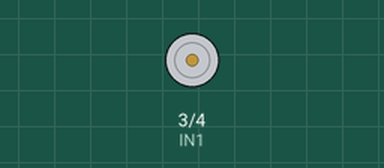
A sketch run on a simulated Arduino Uno, built with avr-gcc and run on an emulated ATmega328P. Parts: motor-driver pin pairs drawn as motors (green arrow = first pin HIGH = forward, orange = second pin HIGH = backward, longer = more drive, scaled by the enable pin).

Above: at 0.02 s.
At 3.72 s:
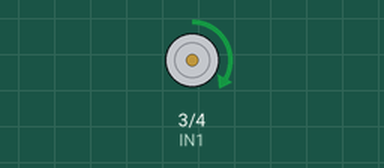
At 7.47 s:
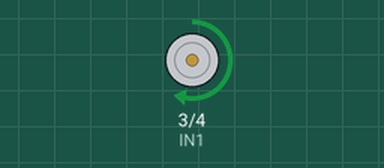
At 14.97 s:
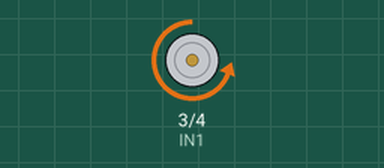
Timing chart, 0 to 33.3 s (numbered marks = the images above):
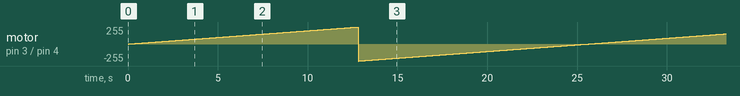

The sketch:

s5.2_l293d_test2.ino
```cpp
#define EN 5
#define IN1 3
#define IN2 4

void setup() {
  pinMode(EN, OUTPUT);
  pinMode(IN1, OUTPUT);
  pinMode(IN2, OUTPUT);
}

void loop() {
  digitalWrite(IN1, HIGH);
  digitalWrite(IN2, LOW);

  //передача счетчика как параметра,
  //регулирующего ШИМ,
  //позволяет наращивать скорость
  for(int spd = 0; spd < 256; spd++)
  {
    analogWrite(EN, spd);
    delay(50);
  }

  digitalWrite(IN1, LOW);
  digitalWrite(IN2, HIGH);

  for(int spd = 255; spd >=0; spd--)
  {
    analogWrite(EN, spd);
    delay(50);
  }
}
```

Measured:
- by itself, motor on pin 3 (IN1) / pin 4 (IN2): ramps from backward 255/255 to forward 255/255 and jumps back, once every 25.6 s
